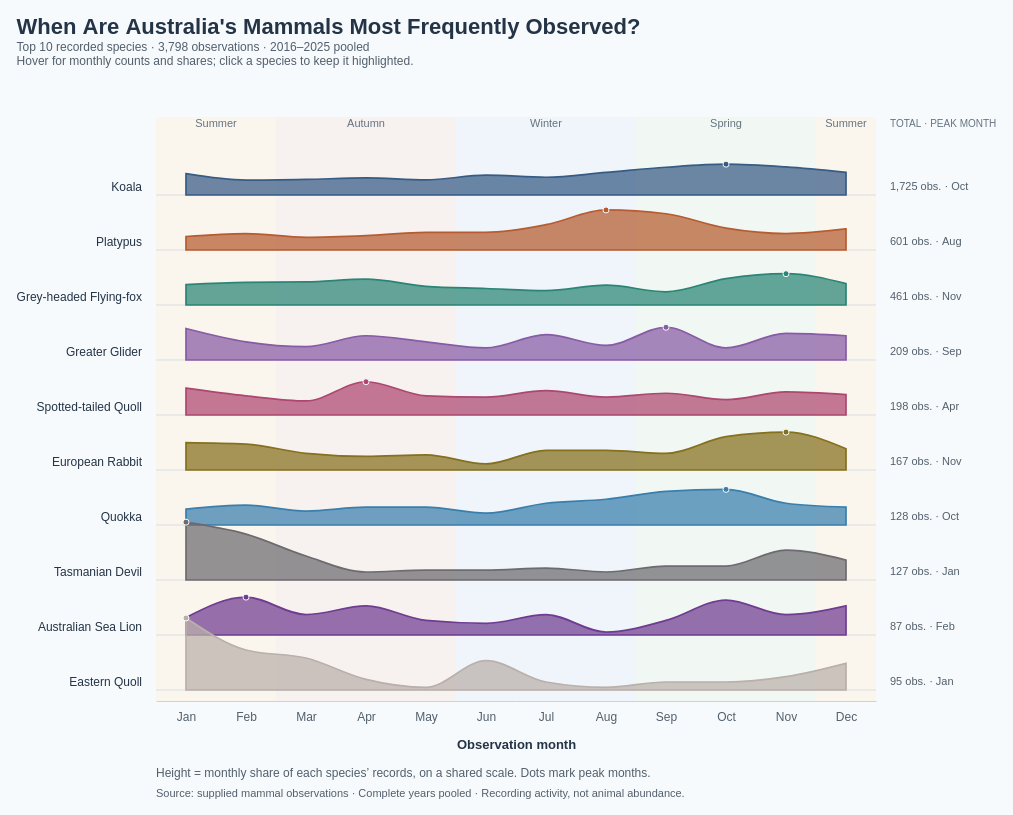

Express this chart as Vega-Lite.
### Vega specification from a JSON file in a GitHub repository (floating-point values rounded to 4 significant figures)
{"$schema": "https://vega.github.io/schema/vega/v5.json", "description": "Monthly observation ridgelines for the ten most recorded mammal species in Dataset/observations-794195.csv (top ten selected across all source dates). Observation dates from 2016–2025 are pooled, excluding incomplete 2026. Subspecies are combined using the first two scientific-name components, matching Lollipop.vg.json. Includes records without coordinates. All 12 months are filled for each species. Heights show monthly counts divided by that species total, on one shared percentage scale. Monotone curves connect monthly values; no kernel density estimation is applied. Rows follow full-source species rank. Southern hemisphere meteorological seasons are shown. Hover monthly cells for exact counts and shares; click a cell or species label to toggle highlighting. Counts measure recording activity, not animal abundance or nationwide sampling. Species colours match the ten-species palette in BumpChart.vg.json; species selection and observation counts are unchanged.", "width": 720, "height": 580, "padding": 16, "background": "#f7fafc", "title": {"text": "When Are Australia's Mammals Most Frequently Observed?", "subtitle": ["Top 10 recorded species · 3,798 observations · 2016–2025 pooled", "Hover for monthly counts and shares; click a species to keep it highlighted."], "anchor": "start", "font": "Arial", "fontSize": 22, "color": "#243447", "subtitleFont": "Arial", "subtitleFontSize": 12, "subtitleColor": "#52606d", "offset": 24}, "signals": [{"name": "hoveredSpecies", "value": null, "on": [{"events": "@monthTargets:mouseover, @speciesLabels:mouseover", "update": "datum.species"}, {"events": "@monthTargets:mouseout, @speciesLabels:mouseout", "update": "null"}]}, {"name": "selectedSpecies", "value": null, "on": [{"events": "@monthTargets:click, @speciesLabels:click", "update": "selectedSpecies == datum.species ? null : datum.species"}, {"events": "@resetHighlight:click", "update": "null"}]}, {"name": "activeSpecies", "update": "hoveredSpecies != null ? hoveredSpecies : selectedSpecies"}], "data": [{"name": "monthly", "values": [{"species": "Koala", "scientific_name": "Phascolarctos cinereus", "order": 0, "month": 1, "monthName": "January", "count": 145, "total": 1725, "share": 0.08406, "isPeak": false}, {"species": "Koala", "scientific_name": "Phascolarctos cinereus", "order": 0, "month": 2, "monthName": "February", "count": 101, "total": 1725, "share": 0.05855, "isPeak": false}, {"species": "Koala", "scientific_name": "Phascolarctos cinereus", "order": 0, "month": 3, "monthName": "March", "count": 106, "total": 1725, "share": 0.06145, "isPeak": false}, {"species": "Koala", "scientific_name": "Phascolarctos cinereus", "order": 0, "month": 4, "monthName": "April", "count": 116, "total": 1725, "share": 0.06725, "isPeak": false}, {"species": "Koala", "scientific_name": "Phascolarctos cinereus", "order": 0, "month": 5, "monthName": "May", "count": 103, "total": 1725, "share": 0.05971, "isPeak": false}, {"species": "Koala", "scientific_name": "Phascolarctos cinereus", "order": 0, "month": 6, "monthName": "June", "count": 135, "total": 1725, "share": 0.07826, "isPeak": false}, {"species": "Koala", "scientific_name": "Phascolarctos cinereus", "order": 0, "month": 7, "monthName": "July", "count": 121, "total": 1725, "share": 0.07014, "isPeak": false}, {"species": "Koala", "scientific_name": "Phascolarctos cinereus", "order": 0, "month": 8, "monthName": "August", "count": 154, "total": 1725, "share": 0.08928, "isPeak": false}, {"species": "Koala", "scientific_name": "Phascolarctos cinereus", "order": 0, "month": 9, "monthName": "September", "count": 189, "total": 1725, "share": 0.1096, "isPeak": false}, {"species": "Koala", "scientific_name": "Phascolarctos cinereus", "order": 0, "month": 10, "monthName": "October", "count": 210, "total": 1725, "share": 0.1217, "isPeak": true}, {"species": "Koala", "scientific_name": "Phascolarctos cinereus", "order": 0, "month": 11, "monthName": "November", "count": 191, "total": 1725, "share": 0.1107, "isPeak": false}, {"species": "Koala", "scientific_name": "Phascolarctos cinereus", "order": 0, "month": 12, "monthName": "December", "count": 154, "total": 1725, "share": 0.08928, "isPeak": false}, {"species": "Platypus", "scientific_name": "Ornithorhynchus anatinus", "order": 1, "month": 1, "monthName": "January", "count": 32, "total": 601, "share": 0.05324, "isPeak": false}, {"species": "Platypus", "scientific_name": "Ornithorhynchus anatinus", "order": 1, "month": 2, "monthName": "February", "count": 39, "total": 601, "share": 0.06489, "isPeak": false}, {"species": "Platypus", "scientific_name": "Ornithorhynchus anatinus", "order": 1, "month": 3, "monthName": "March", "count": 30, "total": 601, "share": 0.04992, "isPeak": false}, {"species": "Platypus", "scientific_name": "Ornithorhynchus anatinus", "order": 1, "month": 4, "monthName": "April", "count": 34, "total": 601, "share": 0.05657, "isPeak": false}, {"species": "Platypus", "scientific_name": "Ornithorhynchus anatinus", "order": 1, "month": 5, "monthName": "May", "count": 42, "total": 601, "share": 0.06988, "isPeak": false}, {"species": "Platypus", "scientific_name": "Ornithorhynchus anatinus", "order": 1, "month": 6, "monthName": "June", "count": 42, "total": 601, "share": 0.06988, "isPeak": false}, {"species": "Platypus", "scientific_name": "Ornithorhynchus anatinus", "order": 1, "month": 7, "monthName": "July", "count": 60, "total": 601, "share": 0.09983, "isPeak": false}, {"species": "Platypus", "scientific_name": "Ornithorhynchus anatinus", "order": 1, "month": 8, "monthName": "August", "count": 95, "total": 601, "share": 0.1581, "isPeak": true}, {"species": "Platypus", "scientific_name": "Ornithorhynchus anatinus", "order": 1, "month": 9, "monthName": "September", "count": 86, "total": 601, "share": 0.1431, "isPeak": false}, {"species": "Platypus", "scientific_name": "Ornithorhynchus anatinus", "order": 1, "month": 10, "monthName": "October", "count": 52, "total": 601, "share": 0.08652, "isPeak": false}, {"species": "Platypus", "scientific_name": "Ornithorhynchus anatinus", "order": 1, "month": 11, "monthName": "November", "count": 39, "total": 601, "share": 0.06489, "isPeak": false}, {"species": "Platypus", "scientific_name": "Ornithorhynchus anatinus", "order": 1, "month": 12, "monthName": "December", "count": 50, "total": 601, "share": 0.08319, "isPeak": false}, {"species": "Grey-headed Flying-fox", "scientific_name": "Pteropus poliocephalus", "order": 2, "month": 1, "monthName": "January", "count": 37, "total": 461, "share": 0.08026, "isPeak": false}, {"species": "Grey-headed Flying-fox", "scientific_name": "Pteropus poliocephalus", "order": 2, "month": 2, "monthName": "February", "count": 41, "total": 461, "share": 0.08894, "isPeak": false}, {"species": "Grey-headed Flying-fox", "scientific_name": "Pteropus poliocephalus", "order": 2, "month": 3, "monthName": "March", "count": 42, "total": 461, "share": 0.09111, "isPeak": false}, {"species": "Grey-headed Flying-fox", "scientific_name": "Pteropus poliocephalus", "order": 2, "month": 4, "monthName": "April", "count": 47, "total": 461, "share": 0.102, "isPeak": false}, {"species": "Grey-headed Flying-fox", "scientific_name": "Pteropus poliocephalus", "order": 2, "month": 5, "monthName": "May", "count": 34, "total": 461, "share": 0.07375, "isPeak": false}, {"species": "Grey-headed Flying-fox", "scientific_name": "Pteropus poliocephalus", "order": 2, "month": 6, "monthName": "June", "count": 30, "total": 461, "share": 0.06508, "isPeak": false}, {"species": "Grey-headed Flying-fox", "scientific_name": "Pteropus poliocephalus", "order": 2, "month": 7, "monthName": "July", "count": 26, "total": 461, "share": 0.0564, "isPeak": false}, {"species": "Grey-headed Flying-fox", "scientific_name": "Pteropus poliocephalus", "order": 2, "month": 8, "monthName": "August", "count": 36, "total": 461, "share": 0.07809, "isPeak": false}, {"species": "Grey-headed Flying-fox", "scientific_name": "Pteropus poliocephalus", "order": 2, "month": 9, "monthName": "September", "count": 24, "total": 461, "share": 0.05206, "isPeak": false}, {"species": "Grey-headed Flying-fox", "scientific_name": "Pteropus poliocephalus", "order": 2, "month": 10, "monthName": "October", "count": 48, "total": 461, "share": 0.1041, "isPeak": false}, {"species": "Grey-headed Flying-fox", "scientific_name": "Pteropus poliocephalus", "order": 2, "month": 11, "monthName": "November", "count": 57, "total": 461, "share": 0.1236, "isPeak": true}, {"species": "Grey-headed Flying-fox", "scientific_name": "Pteropus poliocephalus", "order": 2, "month": 12, "monthName": "December", "count": 39, "total": 461, "share": 0.0846, "isPeak": false}, {"species": "Greater Glider", "scientific_name": "Petauroides volans", "order": 3, "month": 1, "monthName": "January", "count": 26, "total": 209, "share": 0.1244, "isPeak": false}, {"species": "Greater Glider", "scientific_name": "Petauroides volans", "order": 3, "month": 2, "monthName": "February", "count": 15, "total": 209, "share": 0.07177, "isPeak": false}, {"species": "Greater Glider", "scientific_name": "Petauroides volans", "order": 3, "month": 3, "monthName": "March", "count": 11, "total": 209, "share": 0.05263, "isPeak": false}, {"species": "Greater Glider", "scientific_name": "Petauroides volans", "order": 3, "month": 4, "monthName": "April", "count": 20, "total": 209, "share": 0.09569, "isPeak": false}, {"species": "Greater Glider", "scientific_name": "Petauroides volans", "order": 3, "month": 5, "monthName": "May", "count": 15, "total": 209, "share": 0.07177, "isPeak": false}, {"species": "Greater Glider", "scientific_name": "Petauroides volans", "order": 3, "month": 6, "monthName": "June", "count": 10, "total": 209, "share": 0.04785, "isPeak": false}, {"species": "Greater Glider", "scientific_name": "Petauroides volans", "order": 3, "month": 7, "monthName": "July", "count": 21, "total": 209, "share": 0.1005, "isPeak": false}, {"species": "Greater Glider", "scientific_name": "Petauroides volans", "order": 3, "month": 8, "monthName": "August", "count": 12, "total": 209, "share": 0.05742, "isPeak": false}, {"species": "Greater Glider", "scientific_name": "Petauroides volans", "order": 3, "month": 9, "monthName": "September", "count": 27, "total": 209, "share": 0.1292, "isPeak": true}, {"species": "Greater Glider", "scientific_name": "Petauroides volans", "order": 3, "month": 10, "monthName": "October", "count": 10, "total": 209, "share": 0.04785, "isPeak": false}, {"species": "Greater Glider", "scientific_name": "Petauroides volans", "order": 3, "month": 11, "monthName": "November", "count": 22, "total": 209, "share": 0.1053, "isPeak": false}, {"species": "Greater Glider", "scientific_name": "Petauroides volans", "order": 3, "month": 12, "monthName": "December", "count": 20, "total": 209, "share": 0.09569, "isPeak": false}, {"species": "Spotted-tailed Quoll", "scientific_name": "Dasyurus maculatus", "order": 4, "month": 1, "monthName": "January", "count": 21, "total": 198, "share": 0.1061, "isPeak": false}, {"species": "Spotted-tailed Quoll", "scientific_name": "Dasyurus maculatus", "order": 4, "month": 2, "monthName": "February", "count": 15, "total": 198, "share": 0.07576, "isPeak": false}, {"species": "Spotted-tailed Quoll", "scientific_name": "Dasyurus maculatus", "order": 4, "month": 3, "monthName": "March", "count": 11, "total": 198, "share": 0.05556, "isPeak": false}, {"species": "Spotted-tailed Quoll", "scientific_name": "Dasyurus maculatus", "order": 4, "month": 4, "monthName": "April", "count": 26, "total": 198, "share": 0.1313, "isPeak": true}, {"species": "Spotted-tailed Quoll", "scientific_name": "Dasyurus maculatus", "order": 4, "month": 5, "monthName": "May", "count": 15, "total": 198, "share": 0.07576, "isPeak": false}, {"species": "Spotted-tailed Quoll", "scientific_name": "Dasyurus maculatus", "order": 4, "month": 6, "monthName": "June", "count": 14, "total": 198, "share": 0.07071, "isPeak": false}, {"species": "Spotted-tailed Quoll", "scientific_name": "Dasyurus maculatus", "order": 4, "month": 7, "monthName": "July", "count": 19, "total": 198, "share": 0.09596, "isPeak": false}, {"species": "Spotted-tailed Quoll", "scientific_name": "Dasyurus maculatus", "order": 4, "month": 8, "monthName": "August", "count": 14, "total": 198, "share": 0.07071, "isPeak": false}, {"species": "Spotted-tailed Quoll", "scientific_name": "Dasyurus maculatus", "order": 4, "month": 9, "monthName": "September", "count": 17, "total": 198, "share": 0.08586, "isPeak": false}, {"species": "Spotted-tailed Quoll", "scientific_name": "Dasyurus maculatus", "order": 4, "month": 10, "monthName": "October", "count": 12, "total": 198, "share": 0.06061, "isPeak": false}, {"species": "Spotted-tailed Quoll", "scientific_name": "Dasyurus maculatus", "order": 4, "month": 11, "monthName": "November", "count": 18, "total": 198, "share": 0.09091, "isPeak": false}, {"species": "Spotted-tailed Quoll", "scientific_name": "Dasyurus maculatus", "order": 4, "month": 12, "monthName": "December", "count": 16, "total": 198, "share": 0.08081, "isPeak": false}, {"species": "European Rabbit", "scientific_name": "Oryctolagus cuniculus", "order": 5, "month": 1, "monthName": "January", "count": 18, "total": 167, "share": 0.1078, "isPeak": false}, {"species": "European Rabbit", "scientific_name": "Oryctolagus cuniculus", "order": 5, "month": 2, "monthName": "February", "count": 17, "total": 167, "share": 0.1018, "isPeak": false}, {"species": "European Rabbit", "scientific_name": "Oryctolagus cuniculus", "order": 5, "month": 3, "monthName": "March", "count": 11, "total": 167, "share": 0.06587, "isPeak": false}, {"species": "European Rabbit", "scientific_name": "Oryctolagus cuniculus", "order": 5, "month": 4, "monthName": "April", "count": 9, "total": 167, "share": 0.05389, "isPeak": false}, {"species": "European Rabbit", "scientific_name": "Oryctolagus cuniculus", "order": 5, "month": 5, "monthName": "May", "count": 10, "total": 167, "share": 0.05988, "isPeak": false}, {"species": "European Rabbit", "scientific_name": "Oryctolagus cuniculus", "order": 5, "month": 6, "monthName": "June", "count": 4, "total": 167, "share": 0.02395, "isPeak": false}, {"species": "European Rabbit", "scientific_name": "Oryctolagus cuniculus", "order": 5, "month": 7, "monthName": "July", "count": 13, "total": 167, "share": 0.07784, "isPeak": false}, {"species": "European Rabbit", "scientific_name": "Oryctolagus cuniculus", "order": 5, "month": 8, "monthName": "August", "count": 13, "total": 167, "share": 0.07784, "isPeak": false}, {"species": "European Rabbit", "scientific_name": "Oryctolagus cuniculus", "order": 5, "month": 9, "monthName": "September", "count": 11, "total": 167, "share": 0.06587, "isPeak": false}, {"species": "European Rabbit", "scientific_name": "Oryctolagus cuniculus", "order": 5, "month": 10, "monthName": "October", "count": 22, "total": 167, "share": 0.1317, "isPeak": false}, {"species": "European Rabbit", "scientific_name": "Oryctolagus cuniculus", "order": 5, "month": 11, "monthName": "November", "count": 25, "total": 167, "share": 0.1497, "isPeak": true}, {"species": "European Rabbit", "scientific_name": "Oryctolagus cuniculus", "order": 5, "month": 12, "monthName": "December", "count": 14, "total": 167, "share": 0.08383, "isPeak": false}, {"species": "Quokka", "scientific_name": "Setonix brachyurus", "order": 6, "month": 1, "monthName": "January", "count": 8, "total": 128, "share": 0.0625, "isPeak": false}, {"species": "Quokka", "scientific_name": "Setonix brachyurus", "order": 6, "month": 2, "monthName": "February", "count": 10, "total": 128, "share": 0.07812, "isPeak": false}, {"species": "Quokka", "scientific_name": "Setonix brachyurus", "order": 6, "month": 3, "monthName": "March", "count": 7, "total": 128, "share": 0.05469, "isPeak": false}, {"species": "Quokka", "scientific_name": "Setonix brachyurus", "order": 6, "month": 4, "monthName": "April", "count": 9, "total": 128, "share": 0.07031, "isPeak": false}, {"species": "Quokka", "scientific_name": "Setonix brachyurus", "order": 6, "month": 5, "monthName": "May", "count": 9, "total": 128, "share": 0.07031, "isPeak": false}, {"species": "Quokka", "scientific_name": "Setonix brachyurus", "order": 6, "month": 6, "monthName": "June", "count": 6, "total": 128, "share": 0.04688, "isPeak": false}, {"species": "Quokka", "scientific_name": "Setonix brachyurus", "order": 6, "month": 7, "monthName": "July", "count": 11, "total": 128, "share": 0.08594, "isPeak": false}, {"species": "Quokka", "scientific_name": "Setonix brachyurus", "order": 6, "month": 8, "monthName": "August", "count": 13, "total": 128, "share": 0.1016, "isPeak": false}, {"species": "Quokka", "scientific_name": "Setonix brachyurus", "order": 6, "month": 9, "monthName": "September", "count": 17, "total": 128, "share": 0.1328, "isPeak": false}, {"species": "Quokka", "scientific_name": "Setonix brachyurus", "order": 6, "month": 10, "monthName": "October", "count": 18, "total": 128, "share": 0.1406, "isPeak": true}, {"species": "Quokka", "scientific_name": "Setonix brachyurus", "order": 6, "month": 11, "monthName": "November", "count": 11, "total": 128, "share": 0.08594, "isPeak": false}, {"species": "Quokka", "scientific_name": "Setonix brachyurus", "order": 6, "month": 12, "monthName": "December", "count": 9, "total": 128, "share": 0.07031, "isPeak": false}, {"species": "Tasmanian Devil", "scientific_name": "Sarcophilus harrisii", "order": 7, "month": 1, "monthName": "January", "count": 29, "total": 127, "share": 0.2283, "isPeak": true}, {"species": "Tasmanian Devil", "scientific_name": "Sarcophilus harrisii", "order": 7, "month": 2, "monthName": "February", "count": 23, "total": 127, "share": 0.1811, "isPeak": false}, {"species": "Tasmanian Devil", "scientific_name": "Sarcophilus harrisii", "order": 7, "month": 3, "monthName": "March", "count": 12, "total": 127, "share": 0.09449, "isPeak": false}, {"species": "Tasmanian Devil", "scientific_name": "Sarcophilus harrisii", "order": 7, "month": 4, "monthName": "April", "count": 4, "total": 127, "share": 0.0315, "isPeak": false}, {"species": "Tasmanian Devil", "scientific_name": "Sarcophilus harrisii", "order": 7, "month": 5, "monthName": "May", "count": 5, "total": 127, "share": 0.03937, "isPeak": false}, {"species": "Tasmanian Devil", "scientific_name": "Sarcophilus harrisii", "order": 7, "month": 6, "monthName": "June", "count": 5, "total": 127, "share": 0.03937, "isPeak": false}, {"species": "Tasmanian Devil", "scientific_name": "Sarcophilus harrisii", "order": 7, "month": 7, "monthName": "July", "count": 6, "total": 127, "share": 0.04724, "isPeak": false}, {"species": "Tasmanian Devil", "scientific_name": "Sarcophilus harrisii", "order": 7, "month": 8, "monthName": "August", "count": 4, "total": 127, "share": 0.0315, "isPeak": false}, {"species": "Tasmanian Devil", "scientific_name": "Sarcophilus harrisii", "order": 7, "month": 9, "monthName": "September", "count": 7, "total": 127, "share": 0.05512, "isPeak": false}, {"species": "Tasmanian Devil", "scientific_name": "Sarcophilus harrisii", "order": 7, "month": 10, "monthName": "October", "count": 7, "total": 127, "share": 0.05512, "isPeak": false}, {"species": "Tasmanian Devil", "scientific_name": "Sarcophilus harrisii", "order": 7, "month": 11, "monthName": "November", "count": 15, "total": 127, "share": 0.1181, "isPeak": false}, {"species": "Tasmanian Devil", "scientific_name": "Sarcophilus harrisii", "order": 7, "month": 12, "monthName": "December", "count": 10, "total": 127, "share": 0.07874, "isPeak": false}, {"species": "Australian Sea Lion", "scientific_name": "Neophoca cinerea", "order": 8, "month": 1, "monthName": "January", "count": 6, "total": 87, "share": 0.06897, "isPeak": false}, {"species": "Australian Sea Lion", "scientific_name": "Neophoca cinerea", "order": 8, "month": 2, "monthName": "February", "count": 13, "total": 87, "share": 0.1494, "isPeak": true}, {"species": "Australian Sea Lion", "scientific_name": "Neophoca cinerea", "order": 8, "month": 3, "monthName": "March", "count": 7, "total": 87, "share": 0.08046, "isPeak": false}, {"species": "Australian Sea Lion", "scientific_name": "Neophoca cinerea", "order": 8, "month": 4, "monthName": "April", "count": 10, "total": 87, "share": 0.1149, "isPeak": false}, {"species": "Australian Sea Lion", "scientific_name": "Neophoca cinerea", "order": 8, "month": 5, "monthName": "May", "count": 5, "total": 87, "share": 0.05747, "isPeak": false}, {"species": "Australian Sea Lion", "scientific_name": "Neophoca cinerea", "order": 8, "month": 6, "monthName": "June", "count": 4, "total": 87, "share": 0.04598, "isPeak": false}, {"species": "Australian Sea Lion", "scientific_name": "Neophoca cinerea", "order": 8, "month": 7, "monthName": "July", "count": 7, "total": 87, "share": 0.08046, "isPeak": false}, {"species": "Australian Sea Lion", "scientific_name": "Neophoca cinerea", "order": 8, "month": 8, "monthName": "August", "count": 1, "total": 87, "share": 0.01149, "isPeak": false}, {"species": "Australian Sea Lion", "scientific_name": "Neophoca cinerea", "order": 8, "month": 9, "monthName": "September", "count": 5, "total": 87, "share": 0.05747, "isPeak": false}, {"species": "Australian Sea Lion", "scientific_name": "Neophoca cinerea", "order": 8, "month": 10, "monthName": "October", "count": 12, "total": 87, "share": 0.1379, "isPeak": false}, {"species": "Australian Sea Lion", "scientific_name": "Neophoca cinerea", "order": 8, "month": 11, "monthName": "November", "count": 7, "total": 87, "share": 0.08046, "isPeak": false}, {"species": "Australian Sea Lion", "scientific_name": "Neophoca cinerea", "order": 8, "month": 12, "monthName": "December", "count": 10, "total": 87, "share": 0.1149, "isPeak": false}, {"species": "Eastern Quoll", "scientific_name": "Dasyurus viverrinus", "order": 9, "month": 1, "monthName": "January", "count": 27, "total": 95, "share": 0.2842, "isPeak": true}, {"species": "Eastern Quoll", "scientific_name": "Dasyurus viverrinus", "order": 9, "month": 2, "monthName": "February", "count": 15, "total": 95, "share": 0.1579, "isPeak": false}, {"species": "Eastern Quoll", "scientific_name": "Dasyurus viverrinus", "order": 9, "month": 3, "monthName": "March", "count": 12, "total": 95, "share": 0.1263, "isPeak": false}, {"species": "Eastern Quoll", "scientific_name": "Dasyurus viverrinus", "order": 9, "month": 4, "monthName": "April", "count": 4, "total": 95, "share": 0.04211, "isPeak": false}, {"species": "Eastern Quoll", "scientific_name": "Dasyurus viverrinus", "order": 9, "month": 5, "monthName": "May", "count": 1, "total": 95, "share": 0.01053, "isPeak": false}, {"species": "Eastern Quoll", "scientific_name": "Dasyurus viverrinus", "order": 9, "month": 6, "monthName": "June", "count": 11, "total": 95, "share": 0.1158, "isPeak": false}, {"species": "Eastern Quoll", "scientific_name": "Dasyurus viverrinus", "order": 9, "month": 7, "monthName": "July", "count": 3, "total": 95, "share": 0.03158, "isPeak": false}, {"species": "Eastern Quoll", "scientific_name": "Dasyurus viverrinus", "order": 9, "month": 8, "monthName": "August", "count": 1, "total": 95, "share": 0.01053, "isPeak": false}, {"species": "Eastern Quoll", "scientific_name": "Dasyurus viverrinus", "order": 9, "month": 9, "monthName": "September", "count": 3, "total": 95, "share": 0.03158, "isPeak": false}, {"species": "Eastern Quoll", "scientific_name": "Dasyurus viverrinus", "order": 9, "month": 10, "monthName": "October", "count": 3, "total": 95, "share": 0.03158, "isPeak": false}, {"species": "Eastern Quoll", "scientific_name": "Dasyurus viverrinus", "order": 9, "month": 11, "monthName": "November", "count": 5, "total": 95, "share": 0.05263, "isPeak": false}, {"species": "Eastern Quoll", "scientific_name": "Dasyurus viverrinus", "order": 9, "month": 12, "monthName": "December", "count": 10, "total": 95, "share": 0.1053, "isPeak": false}]}, {"name": "species", "values": [{"species": "Koala", "scientific_name": "Phascolarctos cinereus", "order": 0, "total": 1725, "peakMonths": "Oct"}, {"species": "Platypus", "scientific_name": "Ornithorhynchus anatinus", "order": 1, "total": 601, "peakMonths": "Aug"}, {"species": "Grey-headed Flying-fox", "scientific_name": "Pteropus poliocephalus", "order": 2, "total": 461, "peakMonths": "Nov"}, {"species": "Greater Glider", "scientific_name": "Petauroides volans", "order": 3, "total": 209, "peakMonths": "Sep"}, {"species": "Spotted-tailed Quoll", "scientific_name": "Dasyurus maculatus", "order": 4, "total": 198, "peakMonths": "Apr"}, {"species": "European Rabbit", "scientific_name": "Oryctolagus cuniculus", "order": 5, "total": 167, "peakMonths": "Nov"}, {"species": "Quokka", "scientific_name": "Setonix brachyurus", "order": 6, "total": 128, "peakMonths": "Oct"}, {"species": "Tasmanian Devil", "scientific_name": "Sarcophilus harrisii", "order": 7, "total": 127, "peakMonths": "Jan"}, {"species": "Australian Sea Lion", "scientific_name": "Neophoca cinerea", "order": 8, "total": 87, "peakMonths": "Feb"}, {"species": "Eastern Quoll", "scientific_name": "Dasyurus viverrinus", "order": 9, "total": 95, "peakMonths": "Jan"}]}, {"name": "seasons", "values": [{"start": 0.5, "end": 2.5, "label": "Summer", "fill": "#fff0d9"}, {"start": 2.5, "end": 5.5, "label": "Autumn", "fill": "#f6e7e0"}, {"start": 5.5, "end": 8.5, "label": "Winter", "fill": "#e5edf7"}, {"start": 8.5, "end": 11.5, "label": "Spring", "fill": "#e9f1e5"}, {"start": 11.5, "end": 12.5, "label": "Summer", "fill": "#fff0d9"}]}], "scales": [{"name": "x", "type": "linear", "domain": [0.5, 12.5], "range": "width", "zero": false, "nice": false}, {"name": "amplitude", "type": "linear", "domain": [0, 0.3], "range": [0, 76], "zero": true, "nice": false}, {"name": "color", "type": "ordinal", "domain": ["Koala", "Platypus", "Grey-headed Flying-fox", "Greater Glider", "Spotted-tailed Quoll", "European Rabbit", "Quokka", "Tasmanian Devil", "Eastern Barred Bandicoot", "Numbat", "Australian Sea Lion", "Eastern Quoll"], "range": ["#365B85", "#B65C30", "#2A8576", "#885BA6", "#AD4770", "#86701D", "#397FAD", "#6D6B70", "#C17A24", "#5146A0", "#6f3c91", "#bab0ab"]}], "axes": [{"orient": "bottom", "scale": "x", "values": [1, 2, 3, 4, 5, 6, 7, 8, 9, 10, 11, 12], "labelPadding": 10, "tickSize": 0, "domainColor": "#c9d3df", "labelColor": "#52606d", "title": "Observation month", "titleColor": "#243447", "titlePadding": 16, "encode": {"labels": {"update": {"text": {"signal": "['Jan','Feb','Mar','Apr','May','Jun','Jul','Aug','Sep','Oct','Nov','Dec'][datum.value-1]"}}}}}], "marks": [{"type": "rect", "encode": {"update": {"x": {"scale": "x", "field": "start"}, "x2": {"scale": "x", "field": "end"}, "y": {"value": -4}, "y2": {"signal": "height"}, "fill": {"field": "fill"}, "opacity": {"value": 0.45}}}, "from": {"data": "seasons"}, "interactive": false}, {"type": "text", "encode": {"update": {"x": {"signal": "scale('x', (datum.start + datum.end)/2)"}, "y": {"value": 6}, "text": {"field": "label"}, "align": {"value": "center"}, "fontSize": {"value": 11}, "fill": {"value": "#657381"}}}, "from": {"data": "seasons"}, "interactive": false}, {"type": "rule", "encode": {"update": {"x": {"value": 0}, "x2": {"signal": "width"}, "y": {"signal": "74 + datum.order * 55"}, "stroke": {"value": "#c9d3df"}, "strokeWidth": {"value": 0.7}}}, "from": {"data": "species"}, "interactive": false}, {"type": "group", "from": {"facet": {"name": "ridge", "data": "monthly", "groupby": "species"}}, "marks": [{"type": "area", "encode": {"update": {"x": {"scale": "x", "field": "month"}, "y": {"signal": "74 + datum.order * 55 - scale('amplitude', datum.share)"}, "y2": {"signal": "74 + datum.order * 55"}, "fill": {"scale": "color", "field": "species"}, "fillOpacity": {"value": 0.72}, "stroke": {"scale": "color", "field": "species"}, "strokeWidth": {"value": 1.7}, "opacity": {"signal": "activeSpecies == null || activeSpecies == datum.species ? 1 : 0.18"}, "interpolate": {"value": "monotone"}}}, "from": {"data": "ridge"}, "sort": {"field": "datum.month"}, "interactive": false}]}, {"type": "symbol", "encode": {"update": {"x": {"scale": "x", "field": "month"}, "y": {"signal": "74 + datum.order * 55 - scale('amplitude', datum.share)"}, "size": {"signal": "datum.isPeak ? 36 : 18"}, "fill": {"scale": "color", "field": "species"}, "stroke": {"value": "#f7fafc"}, "strokeWidth": {"value": 1}, "opacity": {"signal": "datum.isPeak || activeSpecies == datum.species ? 1 : 0"}}}, "from": {"data": "monthly"}, "interactive": false}, {"type": "text", "encode": {"update": {"x": {"value": -14}, "y": {"signal": "74 + datum.order * 55 - 8"}, "text": {"field": "species"}, "align": {"value": "right"}, "baseline": {"value": "middle"}, "fontSize": {"value": 12}, "fill": {"value": "#243447"}, "fontWeight": {"signal": "activeSpecies == datum.species ? 'bold' : 'normal'"}, "opacity": {"signal": "activeSpecies == null || activeSpecies == datum.species ? 1 : 0.18"}, "cursor": {"value": "pointer"}, "tooltip": {"signal": "{'Species': datum.species, 'Scientific name': datum.scientific_name, 'Observations (2016–2025)': datum.total, 'Peak month(s)': datum.peakMonths}"}}}, "from": {"data": "species"}, "name": "speciesLabels"}, {"type": "text", "encode": {"update": {"x": {"signal": "width + 14"}, "y": {"signal": "74 + datum.order * 55 - 8"}, "text": {"signal": "format(datum.total, ',') + ' obs. · ' + datum.peakMonths"}, "baseline": {"value": "middle"}, "fontSize": {"value": 11}, "fill": {"value": "#52606d"}, "opacity": {"signal": "activeSpecies == null || activeSpecies == datum.species ? 1 : 0.18"}}}, "from": {"data": "species"}, "interactive": false}, {"type": "rect", "encode": {"update": {"x": {"signal": "scale('x', datum.month - 0.5)"}, "x2": {"signal": "scale('x', datum.month + 0.5)"}, "y": {"signal": "20 + datum.order * 55"}, "y2": {"signal": "74 + datum.order * 55"}, "fill": {"value": "transparent"}, "cursor": {"value": "pointer"}, "tooltip": {"signal": "{'Species': datum.species, 'Scientific name': datum.scientific_name, 'Month': datum.monthName, 'Observations': datum.count, 'Share of species observations': format(datum.share, '.1%'), 'Species total (2016–2025)': datum.total}"}}}, "from": {"data": "monthly"}, "name": "monthTargets"}, {"type": "text", "encode": {"update": {"x": {"signal": "width + 14"}, "y": {"value": 6}, "text": {"value": "TOTAL · PEAK MONTH"}, "fontSize": {"value": 10}, "fill": {"value": "#657381"}}}, "interactive": false}, {"type": "text", "encode": {"update": {"x": {"value": 0}, "y": {"signal": "height + 76"}, "text": {"value": "Height = monthly share of each species’ records, on a shared scale. Dots mark peak months."}, "fontSize": {"value": 12}, "fill": {"value": "#52606d"}}}, "interactive": false}, {"type": "text", "encode": {"update": {"x": {"value": 0}, "y": {"signal": "height + 96"}, "text": {"value": "Source: supplied mammal observations · Complete years pooled · Recording activity, not animal abundance."}, "fontSize": {"value": 11}, "fill": {"value": "#52606d"}}}, "interactive": false}, {"type": "text", "encode": {"update": {"x": {"signal": "width"}, "y": {"value": -20}, "text": {"value": "Clear highlight"}, "align": {"value": "right"}, "fill": {"value": "#365B85"}, "fontSize": {"value": 11}, "cursor": {"value": "pointer"}, "opacity": {"signal": "selectedSpecies != null ? 1 : 0"}}}, "name": "resetHighlight"}], "config": {"text": {"font": "Arial"}, "axis": {"labelFont": "Arial", "titleFont": "Arial", "labelFontSize": 12, "titleFontSize": 13}}}
